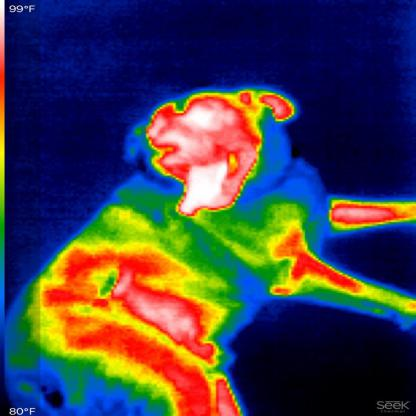
#> input picture test.jpg, 416 x 416 px
$ python find_boundary.py
#> lines starting #> are read from the running program, lines starting #| are printed output that depends on the picture; after the words box and inside, x2 and y2 are one past the last pixel; in counts of white or black regions, pixels touching at a corner belong together
import cv2
import os

def find_boundary(image_path):
#> called with image_path = 'test.jpg'
    image = cv2.imread(image_path)
#> image is the input picture: shape (416, 416, 3); mean B, G, R 73.9, 62.5, 64.3

    # Convert image to grayscale
    gray_image = cv2.cvtColor(image, cv2.COLOR_BGR2GRAY)
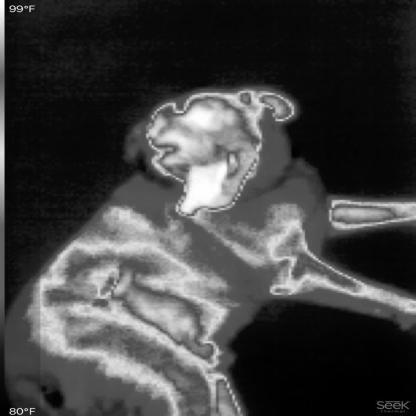
#> gray_image: shape (416, 416); min 0, max 255, mean 64.3

    # Apply histogram equalization to increase contrast
    gray_image = cv2.equalizeHist(gray_image)
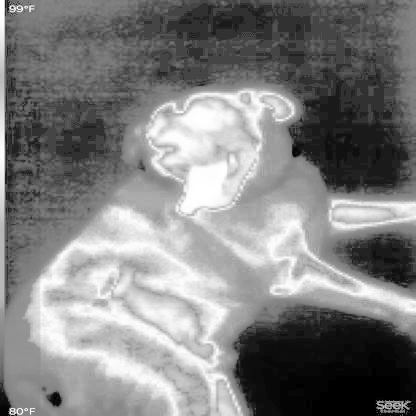
#> gray_image: shape (416, 416); min 0, max 255, mean 127.8

    # Apply Gaussian blur to reduce noise
    blur_image = cv2.GaussianBlur(gray_image, (9, 9), 0)

    # Use binary thresholding with Otsu's method to create a binary mask
    _, binary = cv2.threshold(blur_image, 0, 255, cv2.THRESH_BINARY + cv2.THRESH_OTSU)
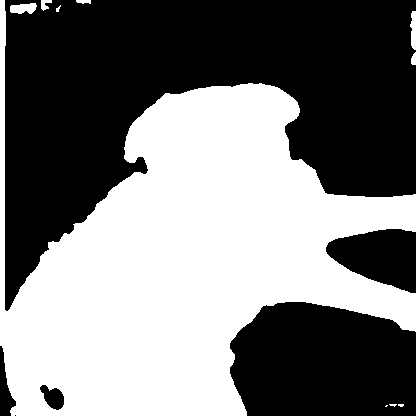
#> binary: shape (416, 416); 47.6% white; 10 white regions (4 under 20 px)

    # Find contours in the binary image
    contours, _ = cv2.findContours(binary, cv2.RETR_EXTERNAL, cv2.CHAIN_APPROX_SIMPLE)
#> contours = 10 contours, 4 with area under 20; largest, box (x1, y1, x2, y2) and area: (0, 0, 416, 416) 81056, (10, 3, 37, 14) 194, (410, 11, 416, 50) 142, (41, 0, 52, 11) 53, (411, 52, 416, 65) 36, (76, 0, 91, 4) 31

    # Filter contours by area to remove noise
    min_area = 2000  # Only keep larger contours
    max_area = 150000  # Filter out if too large
    filtered_contours = []
    for c in contours:
        if min_area < cv2.contourArea(c) < max_area:
            filtered_contours.append(c)
#> this loop made 10 passes
#> c on pass 1: [[386, 405], [385, 406], [386, 406], [387, 405]]
#> after the loop, filtered_contours = 1 contour; box (x1, y1, x2, y2) and area: (0, 0, 416, 416) 81056

    print(f"Image: {os.path.basename(image_path)}")
    print(f"Total contours found: {len(contours)}, Significant contours: {len(filtered_contours)}")
#| Total contours found: 10, Significant contours: 1

    # Draw filtered contours and bounding boxes on the image
    image_with_contours = image.copy()
    cv2.drawContours(image_with_contours, filtered_contours, -1, (0, 255, 0), 2)
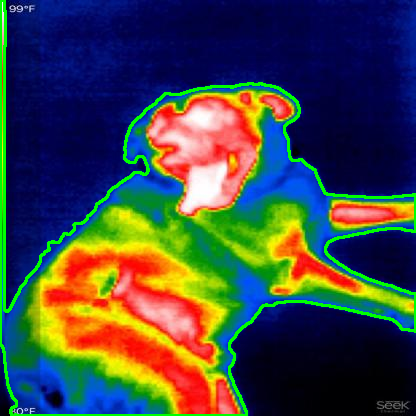
#> image_with_contours: shape (416, 416, 3); 3.77% of pixels changed, all inside (x1, y1, x2, y2) = (0, 0, 416, 416)

    # Draw bounding boxes around each animal
    for contour in filtered_contours:
        x, y, w, h = cv2.boundingRect(contour)
        cv2.rectangle(image_with_contours, (x, y), (x + w, y + h), (255, 0, 0), 2)
#> this loop made 1 pass
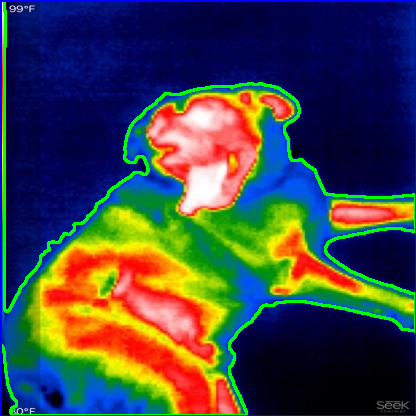
#> image_with_contours: shape (416, 416, 3); 1.44% of pixels changed, all inside (x1, y1, x2, y2) = (0, 0, 416, 416)

    cv2.imshow('Binary Mask', binary)
    cv2.imshow('Animal Boundaries', image_with_contours)
    cv2.waitKey(0) # Press any key to close

if __name__ == "__main__":
    test = 'test.jpg'
    find_boundary(test)
    cv2.destroyAllWindows()

$ run again, with sam2 comparison.jpg copied over test.jpg
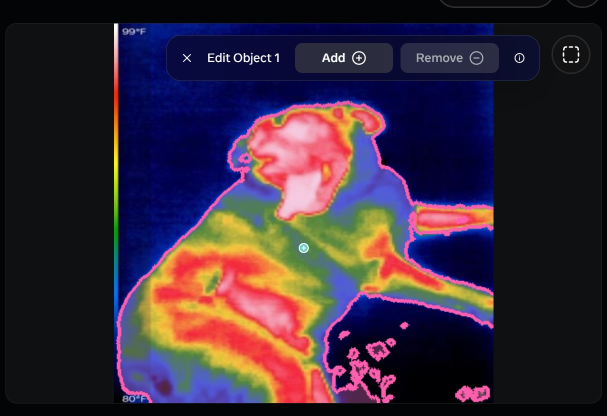
#> input picture sam2 comparison.jpg, 1213 x 831 px (shown at 1/2 size)
#> in find_boundary, image is the input picture: shape (831, 1213, 3); mean B, G, R 58.2, 42.3, 57.2
#> in find_boundary, `_, binary = cv2.threshold(blur_image, 0, 255, cv2.THRESH_BINARY + cv2...`:
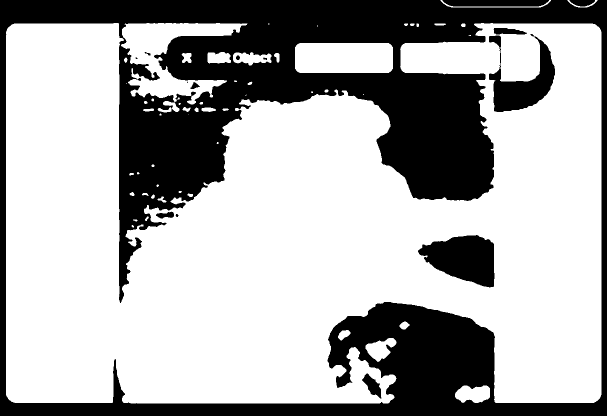
#> binary: shape (831, 1213) (shown at 1/2 size); 67.5% white; 15 black regions (2 under 20 px)
#> contours = 56 contours, 19 with area under 20; largest, box (x1, y1, x2, y2) and area: (12, 46, 1203, 807) 660880, (242, 46, 495, 209) 16109, (590, 86, 786, 146) 11389, (910, 771, 980, 806) 1816, (731, 676, 793, 724) 1564
#> the loop in find_boundary, `for c in contours:` made 56 passes
#> c on passes 19, 32, 33, 36, 46, 52: [[376, 228]], [[492, 189], [491, 190], [491, 191], [492, 190]], [[726, 188], [726, 189], [727, 189]], [[252, 166], [253, 166]], [[634, 51], [634, 52], [635, 52], [635, 51]], [[536, 47], [536, 48], [538, 48], [538, 47]]
#> after the loop in find_boundary, `for c in contours:`: filtered_contours = 2 contours; box (x1, y1, x2, y2) and area: (242, 46, 495, 209) 16109, (590, 86, 786, 146) 11389
#| Total contours found: 56, Significant contours: 2
#> the loop in find_boundary, `for contour in filtered_contours:` made 2 passes
#> (x, y, w, h) on passes 1 to 2: (590, 86, 196, 60), (242, 46, 253, 163)
#> after the loop in find_boundary, `for contour in filtered_contours:`:
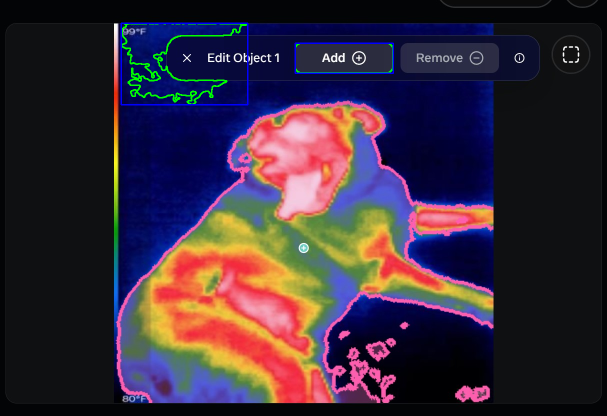
#> image_with_contours: shape (831, 1213, 3) (shown at 1/2 size); mean B, G, R 58.6, 43.3, 57.1
